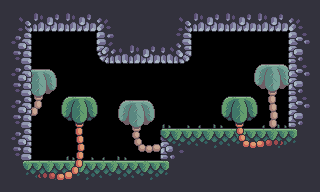

This is a level from a 2D game, rendered from its Tiled map with the project's own tilesets. A one-line summary and the map file follow, with tile-layer data summarised:
An orthogonal 10x6 tile map with 32x32 px tiles, 4 tile layers (trees, terrain, grass, trees), 2 tilesets and 8 objects.

<map version="1.10" tiledversion="1.12.2" orientation="orthogonal" renderorder="right-down" width="10" height="6" tilewidth="32" tileheight="32" infinite="0" nextlayerid="8" nextobjectid="14">
 <tileset firstgid="1" source="tilesets/terrain.tsx" />
 <tileset firstgid="49" source="tilesets/trees.tsx" />
 <layer id="2" name="trees" width="10" height="6" locked="1">
  <data>[60 cells, 13 non-empty, 13 distinct tile ids]</data>
 </layer>
 <layer id="1" name="terrain" width="10" height="6" locked="1">
  <data>[60 cells, 35 non-empty, 12 distinct tile ids]</data>
 </layer>
 <layer id="3" name="grass" width="10" height="6" locked="1">
  <data>[60 cells, 5 non-empty, 2 distinct tile ids]</data>
 </layer>
 <layer id="4" name="trees" width="10" height="6" locked="1">
  <data>[60 cells, 11 non-empty, 8 distinct tile ids]</data>
 </layer>
 <objectgroup id="5" name="player" />
 <objectgroup id="6" name="collision" locked="1">
  <object id="2" x="0" y="0" width="320" height="32" />
  <object id="3" x="96" y="32" width="96" height="32" />
  <object id="4" x="0" y="32" width="32" height="160" />
  <object id="5" x="32" y="160" width="128" height="32" />
  <object id="6" x="160" y="128" width="160" height="64" />
  <object id="7" x="288" y="32" width="32" height="96" />
 </objectgroup>
 <objectgroup id="7" name="one way" locked="1">
  <object id="8" x="224" y="96" width="32" height="5" />
  <object id="9" x="64" y="96" width="32" height="5" />
 </objectgroup>
</map>
